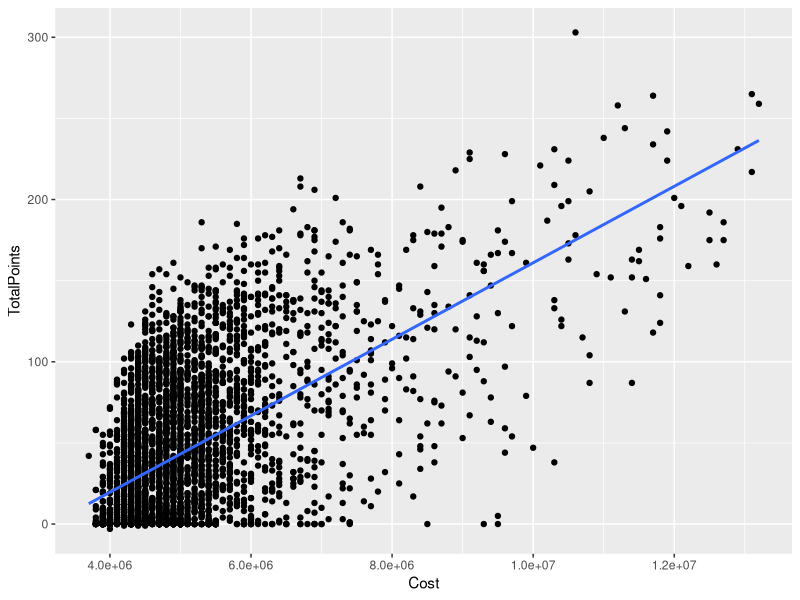

This figure's R source:
## ---- chunk 1
library(tidyverse)

#Note: This is data up to the penultimate gameweek

# Load data
season16 <- read_csv("Data/FPL16-GW37.csv")
season17 <- read_csv("Data/FPL17-GW37.csv")
season18 <- read_csv("Data/FPL18-GW37.csv")
season19 <- read_csv("Data/FPL19-GW35.csv")
season20 <- read_csv("Data/FPL20-GW37.csv")
season21 <- read_csv("Data/FPL21-GW37.csv")

# Dropping cols not shared by all dataframes
# NB This is due to differences in szn recording and number of GWs
season16 <- select(season16, -c(GW38Forecast) )
season17 <- select(season17, -c(ICTIndex,GW38Forecast) )
season18 <- select(season18, -c(ICTIndex,GW38Forecast))
season19 <- select(season19, -c(ICTIndex,GW36Forecast))
season20 <- select(season20, -c(ICTIndex,GW38Forecast))
season21 <- select(season21, -c(ICTIndex,GW38Forecast))

# Binding the data
df <- rbind(season16, season17, season18, season19, season20, season21)

# Only selecting raw stats that are relevant (and re-ordering them)
df <- select( df, c(PositionsList, Team, Cost, TotalPoints, MinutesPlayed, AveragePoints, GoalsScored, GoalsScoredPoints, Assists, CleanSheets, CleanSheetPoints, GoalsConceded, GoalsConcededPoints, PenaltiesMissed, OwnGoals, YellowCards, RedCards, Bonus, SelectedByPercent, LastSeasonPoints ))

# Note no assist points, we can calculate this (same with minutes played points)

## ---- chunk 2

library(ggplot2)

ggplot(df, aes(x=Cost, y=TotalPoints)) + 
  geom_point() +
  geom_smooth(method = "lm", se = FALSE)

